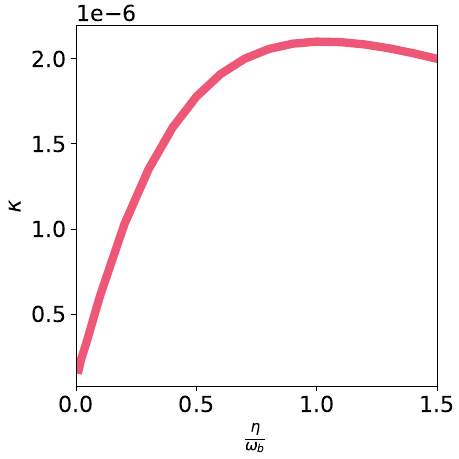

This chart was generated by the following Python code:
import numpy as np
import matplotlib.pyplot as plt

from numpy import kron as ꕕ
from matplotlib import cm as colm
import numpy as np
import matplotlib.pyplot as plt
plt.rcParams.update({'font.size': 16})


width= 4.6
aspect_ratio= 1.0
fig_size = (width, width / aspect_ratio)
plt.figure(figsize=fig_size, constrained_layout=True)


data = np.genfromtxt('S2b.out')
eta = data[:, 0]
k = data[:, 3]
plt.xlim([0, eta[-1]])

k0 = k#/ktst

plt.plot(eta, k0, c =  '#ef5777', lw = 6)

plt.xlabel(r'$\frac{\eta}{\omega_b}$')
plt.ylabel(r'$\kappa$')
plt.xlim(-0.0,1.5)
plt.savefig('S2b.pdf') 